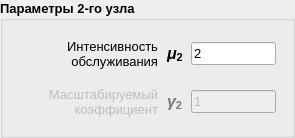
         <widget class="QGroupBox" name="groupBox_4">
          <property name="sizePolicy">
           <sizepolicy hsizetype="Fixed" vsizetype="Fixed">
            <horstretch>0</horstretch>
            <verstretch>0</verstretch>
           </sizepolicy>
          </property>
          <property name="minimumSize">
           <size>
            <width>295</width>
            <height>138</height>
           </size>
          </property>
          <property name="maximumSize">
           <size>
            <width>295</width>
            <height>138</height>
           </size>
          </property>
          <property name="font">
           <font>
            <pointsize>10</pointsize>
            <bold>true</bold>
           </font>
          </property>
          <property name="title">
           <string>Параметры 2-го узла</string>
          </property>
          <layout class="QVBoxLayout" name="verticalLayout_4">
           <item>
            <layout class="QHBoxLayout" name="horizontalLayout_11">
             <item>
              <widget class="QLabel" name="label_29">
               <property name="sizePolicy">
                <sizepolicy hsizetype="Fixed" vsizetype="Fixed">
                 <horstretch>0</horstretch>
                 <verstretch>0</verstretch>
                </sizepolicy>
               </property>
               <property name="minimumSize">
                <size>
                 <width>141</width>
                 <height>41</height>
                </size>
               </property>
               <property name="maximumSize">
                <size>
                 <width>141</width>
                 <height>41</height>
                </size>
               </property>
               <property name="font">
                <font>
                 <pointsize>10</pointsize>
                 <bold>false</bold>
                </font>
               </property>
               <property name="text">
                <string>Интенсивность обслуживания</string>
               </property>
               <property name="alignment">
                <set>Qt::AlignRight|Qt::AlignTrailing|Qt::AlignVCenter</set>
               </property>
               <property name="wordWrap">
                <bool>true</bool>
               </property>
              </widget>
             </item>
             <item>
              <layout class="QHBoxLayout" name="horizontalLayout_17">
               <item>
                <widget class="QLabel" name="mu2">
                 <property name="sizePolicy">
                  <sizepolicy hsizetype="Fixed" vsizetype="Fixed">
                   <horstretch>0</horstretch>
                   <verstretch>0</verstretch>
                  </sizepolicy>
                 </property>
                 <property name="minimumSize">
                  <size>
                   <width>18</width>
                   <height>25</height>
                  </size>
                 </property>
                 <property name="maximumSize">
                  <size>
                   <width>18</width>
                   <height>25</height>
                  </size>
                 </property>
                 <property name="font">
                  <font>
                   <pointsize>12</pointsize>
                   <bold>true</bold>
                  </font>
                 </property>
                 <property name="text">
                  <string>&lt;html&gt;&lt;head/&gt;&lt;body&gt;&lt;p&gt;&lt;span style=&quot; font-family:'sans-serif'; font-style:italic; color:#000000;&quot;&gt;μ&lt;/span&gt;&lt;span style=&quot; vertical-align:sub;&quot;&gt;2&lt;/span&gt;&lt;/p&gt;&lt;/body&gt;&lt;/html&gt;</string>
                 </property>
                 <property name="alignment">
                  <set>Qt::AlignRight|Qt::AlignTrailing|Qt::AlignVCenter</set>
                 </property>
                 <property name="margin">
                  <number>0</number>
                 </property>
                 <property name="indent">
                  <number>3</number>
                 </property>
                </widget>
               </item>
               <item>
                <widget class="QLineEdit" name="mu2_input">
                 <property name="sizePolicy">
                  <sizepolicy hsizetype="Fixed" vsizetype="Fixed">
                   <horstretch>0</horstretch>
                   <verstretch>0</verstretch>
                  </sizepolicy>
                 </property>
                 <property name="minimumSize">
                  <size>
                   <width>85</width>
                   <height>23</height>
                  </size>
                 </property>
                 <property name="maximumSize">
                  <size>
                   <width>85</width>
                   <height>23</height>
                  </size>
                 </property>
                 <property name="font">
                  <font>
                   <pointsize>10</pointsize>
                   <bold>false</bold>
                  </font>
                 </property>
                 <property name="text">
                  <string>2</string>
                 </property>
                </widget>
               </item>
              </layout>
             </item>
            </layout>
           </item>
           <item>
            <layout class="QHBoxLayout" name="horizontalLayout_10">
             <item>
              <widget class="QLabel" name="label_gamma2">
               <property name="enabled">
                <bool>false</bool>
               </property>
               <property name="sizePolicy">
                <sizepolicy hsizetype="Fixed" vsizetype="Fixed">
                 <horstretch>0</horstretch>
                 <verstretch>0</verstretch>
                </sizepolicy>
               </property>
               <property name="minimumSize">
                <size>
                 <width>141</width>
                 <height>41</height>
                </size>
               </property>
               <property name="maximumSize">
                <size>
                 <width>141</width>
                 <height>41</height>
                </size>
               </property>
               <property name="font">
                <font>
                 <pointsize>10</pointsize>
                 <bold>false</bold>
                </font>
               </property>
               <property name="frameShape">
                <enum>QFrame::NoFrame</enum>
               </property>
               <property name="frameShadow">
                <enum>QFrame::Plain</enum>
               </property>
               <property name="text">
                <string>Масштабируемый коэффициент</string>
               </property>
               <property name="textFormat">
                <enum>Qt::AutoText</enum>
               </property>
               <property name="alignment">
                <set>Qt::AlignRight|Qt::AlignTrailing|Qt::AlignVCenter</set>
               </property>
               <property name="wordWrap">
                <bool>true</bool>
               </property>
              </widget>
             </item>
             <item>
              <layout class="QHBoxLayout" name="horizontalLayout_18">
               <item>
                <widget class="QLabel" name="gamma2">
                 <property name="sizePolicy">
                  <sizepolicy hsizetype="Fixed" vsizetype="Fixed">
                   <horstretch>0</horstretch>
                   <verstretch>0</verstretch>
                  </sizepolicy>
                 </property>
                 <property name="minimumSize">
                  <size>
                   <width>18</width>
                   <height>25</height>
                  </size>
                 </property>
                 <property name="maximumSize">
                  <size>
                   <width>18</width>
                   <height>25</height>
                  </size>
                 </property>
                 <property name="font">
                  <font>
                   <pointsize>12</pointsize>
                   <bold>true</bold>
                  </font>
                 </property>
                 <property name="styleSheet">
                  <string notr="true">color: #787878</string>
                 </property>
                 <property name="text">
                  <string>&lt;html&gt;&lt;head/&gt;&lt;body&gt;&lt;p&gt;&lt;span style=&quot; font-family:'sans-serif'; font-style:italic;&quot;&gt;γ&lt;/span&gt;&lt;span style=&quot;vertical-align:sub;&quot;&gt;2&lt;/span&gt;&lt;/p&gt;&lt;/body&gt;&lt;/html&gt;</string>
                 </property>
                 <property name="alignment">
                  <set>Qt::AlignRight|Qt::AlignTrailing|Qt::AlignVCenter</set>
                 </property>
                 <property name="margin">
                  <number>0</number>
                 </property>
                 <property name="indent">
                  <number>3</number>
                 </property>
                </widget>
               </item>
               <item>
                <widget class="QLineEdit" name="gamma2_input">
                 <property name="enabled">
                  <bool>false</bool>
                 </property>
                 <property name="sizePolicy">
                  <sizepolicy hsizetype="Fixed" vsizetype="Fixed">
                   <horstretch>0</horstretch>
                   <verstretch>0</verstretch>
                  </sizepolicy>
                 </property>
                 <property name="minimumSize">
                  <size>
                   <width>85</width>
                   <height>23</height>
                  </size>
                 </property>
                 <property name="maximumSize">
                  <size>
                   <width>85</width>
                   <height>23</height>
                  </size>
                 </property>
                 <property name="font">
                  <font>
                   <pointsize>10</pointsize>
                   <bold>false</bold>
                  </font>
                 </property>
                 <property name="text">
                  <string>1</string>
                 </property>
                </widget>
               </item>
              </layout>
             </item>
            </layout>
           </item>
          </layout>
         </widget>
